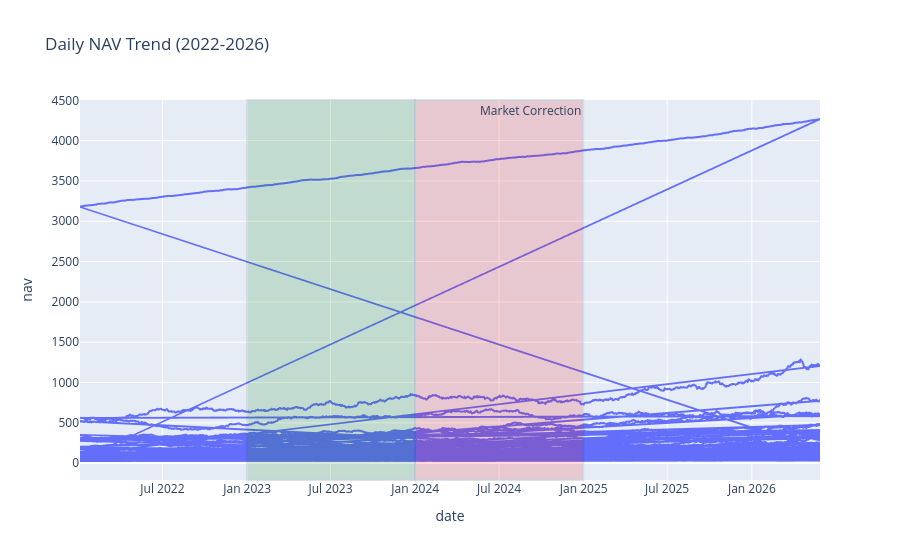

Notebook cell for this chart:
### Code cell
nav["date"] = pd.to_datetime(nav["date"])

fig = px.line(
    nav,
    x="date",
    y="nav",
    title="Daily NAV Trend (2022-2026)"
)

fig.add_vrect(
    x0="2023-01-01",
    x1="2023-12-31",
    # annotation_text="Bull Run",
    fillcolor="green",
    opacity=0.15
)

fig.add_vrect(
    x0="2024-01-01",
    x1="2024-12-31",
    annotation_text="Market Correction",
    fillcolor="red",
    opacity=0.15
)

fig.show()
fig.write_html("../reports/nav_trend.html")

### Figure 1 — Plotly figure (JSON) as saved in the notebook; plotly's stock layout.template omitted (floating-point values rounded to 4 significant figures; data arrays with more than 128 entries replaced by an {"elided": "..."} marker saying what was removed)
{"data": [{"hovertemplate": "date=%{x}<br>nav=%{y}<extra></extra>", "legendgroup": "", "line": {"color": "#636efa", "dash": "solid"}, "marker": {"symbol": "circle"}, "mode": "lines", "name": "", "showlegend": false, "type": "scattergl", "x": {"elided": "46000 str values"}, "xaxis": "x", "y": {"elided": "46000 float values"}, "yaxis": "y"}], "layout": {"annotations": [{"showarrow": false, "text": "Market Correction", "x": "2024-12-31", "xanchor": "right", "xref": "x", "y": 1, "yanchor": "top", "yref": "y domain"}], "legend": {"tracegroupgap": 0}, "shapes": [{"fillcolor": "green", "opacity": 0.15, "type": "rect", "x0": "2023-01-01", "x1": "2023-12-31", "xref": "x", "y0": 0, "y1": 1, "yref": "y domain"}, {"fillcolor": "red", "opacity": 0.15, "type": "rect", "x0": "2024-01-01", "x1": "2024-12-31", "xref": "x", "y0": 0, "y1": 1, "yref": "y domain"}], "title": {"text": "Daily NAV Trend (2022-2026)"}, "xaxis": {"anchor": "y", "domain": [0, 1], "title": {"text": "date"}}, "yaxis": {"anchor": "x", "domain": [0, 1], "title": {"text": "nav"}}}}
